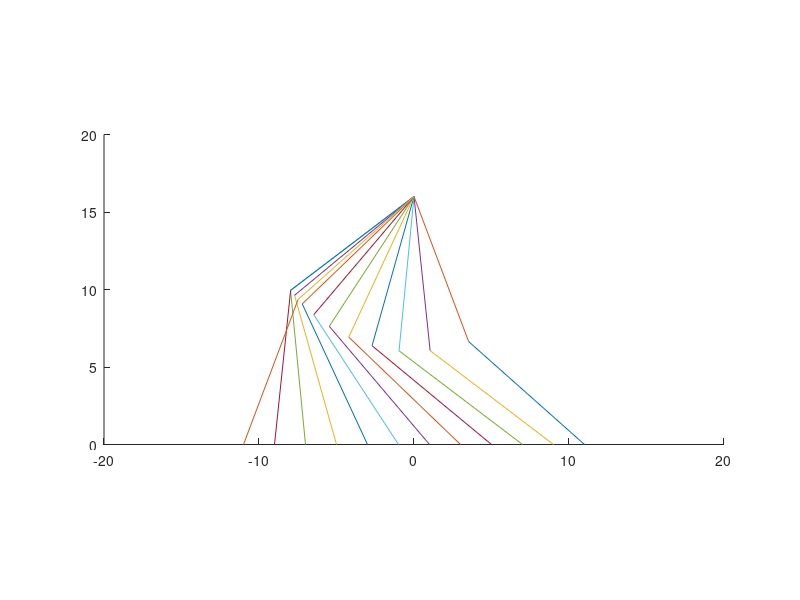

This figure's MATLAB source:

%% Paremeters
l1=10;                 %Determines leg size, in this case we asume that upper and lower limb segments are the same size
% l2=4;
q1_Position=[0 16];    %Modify this parameter dependig on the leg size
xlimit=[-20 20];      %Modify this parameter dependig on the leg size
ylimit=[0 20];      %Modify this parameter dependig on the leg size
firstTouchPoint=20;    %Modify this parameter dependig on the leg size
%%
slope1=zeros(1,6);
angleCount=0;

figure
% title(['Posture with  q1:  ' num2str(rad2deg(q1_F_Uplimit))  'and    q2:  ' num2str(rad2deg(q2_F_Uplimit)) '  (deg) '])
%     xlabel('cm')
%     ylabel('cm') 
%     hold on
%%
for i=1:2:45
    
    i
    x(1) = q1_Position(1);
    y(1) = q1_Position(2);
    x(2) = q1_Position(1);
    y(2) = 0;
    x(3) = firstTouchPoint-i; 
    y(3) = 0;
    x(4) = q1_Position(1); 
    y(4) = q1_Position(2);
   
    mid_Hip_x=(q1_Position(1)-x(3))/2;
    mid_Hip_y=(q1_Position(2)-y(3))/2;

%     plot(x(:),y(:));
%     hold on 
    if (x(3)<0)
    foot_q1_dist=sqrt(((x(1)+x(3))^2)+(y(1)-y(2))^2)
    else
    foot_q1_dist=sqrt(((x(1)-x(3))^2)+(y(1)-y(2))^2)   
    end
    max_dist=l1*2
    c=sqrt((l1^2-(foot_q1_dist/2)^2));
    
    slope=(y(3)-q1_Position(2))/(x(3)+q1_Position(1));
    deg=atand(slope);
    
    knee_push=[(mid_Hip_x+x(3))+(c*cosd(90+deg)) (mid_Hip_y+y(3))+(c*sind(90+deg))];
    knee_pull=[((mid_Hip_x+x(3))+(-c*cosd(90+deg))) ((mid_Hip_y+y(3))+(-c*sind(90+deg)))];
    
%     slope_l1=atand((knee_push(2)-y(1))/(knee_push(1)-x(1));
    
if(foot_q1_dist<=(l1*2))
    angleCount=angleCount+1;
    if (x(3)>q1_Position(1))

%         plot ([mid_Hip_x+x(3) (mid_Hip_x+x(3))+(-c*cosd(90+deg))], [mid_Hip_y+y(3) (mid_Hip_y+y(3))+(-c*sind(90+deg))]);
%         hold on
        plot ([knee_pull(1) x(3)], [knee_pull(2) y(3)]);
        hold on
        plot ([knee_pull(1) x(1)], [knee_pull(2) y(1)]);
        slope_l1(angleCount)=atand(abs(y(1)-knee_pull(2))/abs(x(1)-knee_pull(2)));

        
    else
    
%         plot ([mid_Hip_x+x(3) (mid_Hip_x+x(3))+(c*cosd(90+deg))], [mid_Hip_y+y(3) (mid_Hip_y+y(3))+(c*sind(90+deg))]);
%         hold on
        plot ([knee_push(1) x(3)], [knee_push(2) y(3)]);
        hold on
        plot ([knee_push(1) x(1)], [knee_push(2) y(1)]);
        slope_l1(angleCount)=atand((knee_push(2)-y(1))/(knee_push(2)-x(1)));  

    end
end
    xlim(xlimit);
    ylim(ylimit);
    pbaspect([1 (ylimit(1)-ylimit(2))/(xlimit(1)-xlimit(2)) 1])


    hold on
end
    
